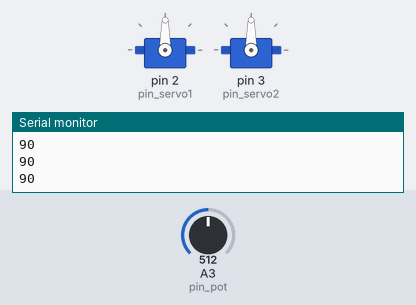
Bench run of a sketch on a simulated Arduino Nano, built with avr-gcc and run on an emulated ATmega328P. Parts: 2 × servo, the last lines printed to the serial monitor. The test bench sets the inputs (shaded band); at power-on: A3 (pin_pot) = 512.

Above: at 1.2 s.
1.3 s: A3 (pin_pot) set to 716
At 2.5 s:
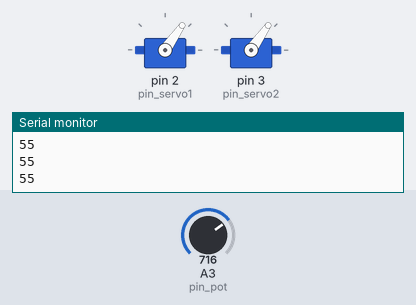
2.8 s: A3 (pin_pot) set to 900
At 3.5 s:
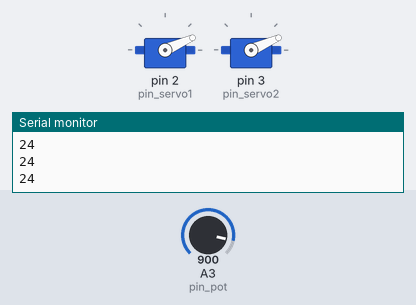
4.3 s: A3 (pin_pot) set to 1023
At 5.5 s:
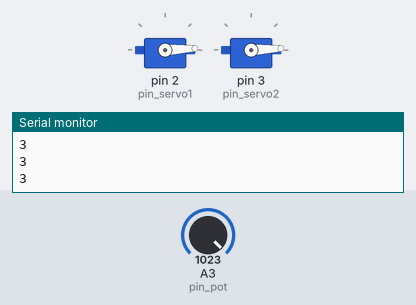
5.8 s: A3 (pin_pot) set to 306
At 6.4 s:
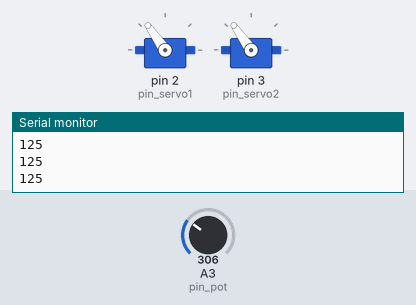
7.3 s: A3 (pin_pot) set to 122
At 8.5 s:
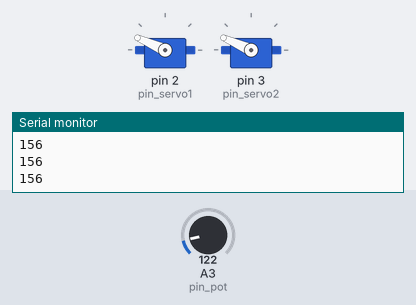
8.8 s: A3 (pin_pot) set to 511
At 9.6 s:
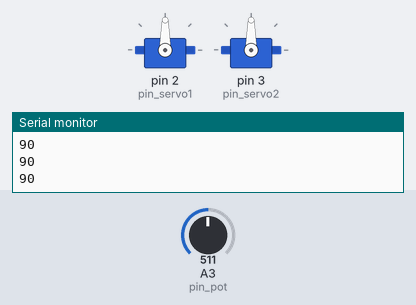
Timing chart, 0 to 11.3 s (numbered marks = the images above; inputs shaded):
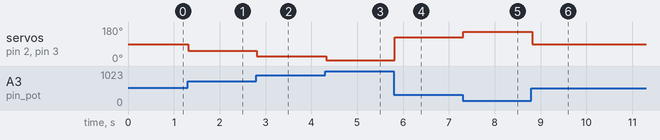

The sketch:

Calibracion_servos.ino
```cpp
/*
*/

#include <Servo.h>              //Desabilita el PWM de los pines 9 y 10 en arduino UNO
Servo servo1;                   // crea los objetos para controlar los servomotores
Servo servo2;                   // crea los objetos para controlar los servomotores

const int pin_servo1=2;         //Pin de conexion de servo 1
const int pin_servo2=3;         //Pin de conexion de servo 2
const int pin_pot=3;            //Pin de conexion del potenciometro

const int valor_min_servo1=800;       //(500-2400>>datasheet)      (800-2000>>garra)
const int valor_max_servo1=2000;
const int valor_min_servo2=900;
const int valor_max_servo2=2000;

int valor_leido;
int giro1;
int giro2;

const int pulsador=9;
const int tiempoAntirrebote = 10; // tiempo en ms para evitar el rebote
int cuenta = 0;
int estadoBoton;
int estadoBotonAnterior;

void setup() {
Serial.begin(9600);

servo1.attach(pin_servo1, valor_min_servo1, valor_max_servo1);
servo2.attach(pin_servo2, valor_min_servo2, valor_max_servo2);


pinMode(pulsador,INPUT);   //declarar el pin como entrada
}

void loop() {

valor_leido = analogRead(pin_pot);
giro1 = map(valor_leido, 0, 1023, 176, 3); //(variable a mapear, valores entrada, valores salida)
servo1.write(giro1);                       //llevar el servo a la posicion
giro2 = map(valor_leido, 0, 1023, 176, 3); //(variable a mapear, valores entrada, valores salida)
servo2.write(giro2);  //llevar el servo a la posicion
Serial.println(giro1);
delay(30);                                    //esperar que el servo llegue a la posicion


}
```

Measured:
- after the input at 1.3 s, servo on pin 2 (pin_servo1), servo on pin 3 (pin_servo2): 90° → 55° at once
- after the input at 2.8 s, servo on pin 2 (pin_servo1), servo on pin 3 (pin_servo2): 55° → 24° at once
- after the input at 4.3 s, servo on pin 2 (pin_servo1), servo on pin 3 (pin_servo2): 24° → 3° at once
- after the input at 5.8 s, servo on pin 2 (pin_servo1), servo on pin 3 (pin_servo2): 3° → 125° at once
- after the input at 7.3 s, servo on pin 2 (pin_servo1), servo on pin 3 (pin_servo2): 125° → 156° at once
- after the input at 8.8 s, servo on pin 2 (pin_servo1), servo on pin 3 (pin_servo2): 156° → 90° at once
